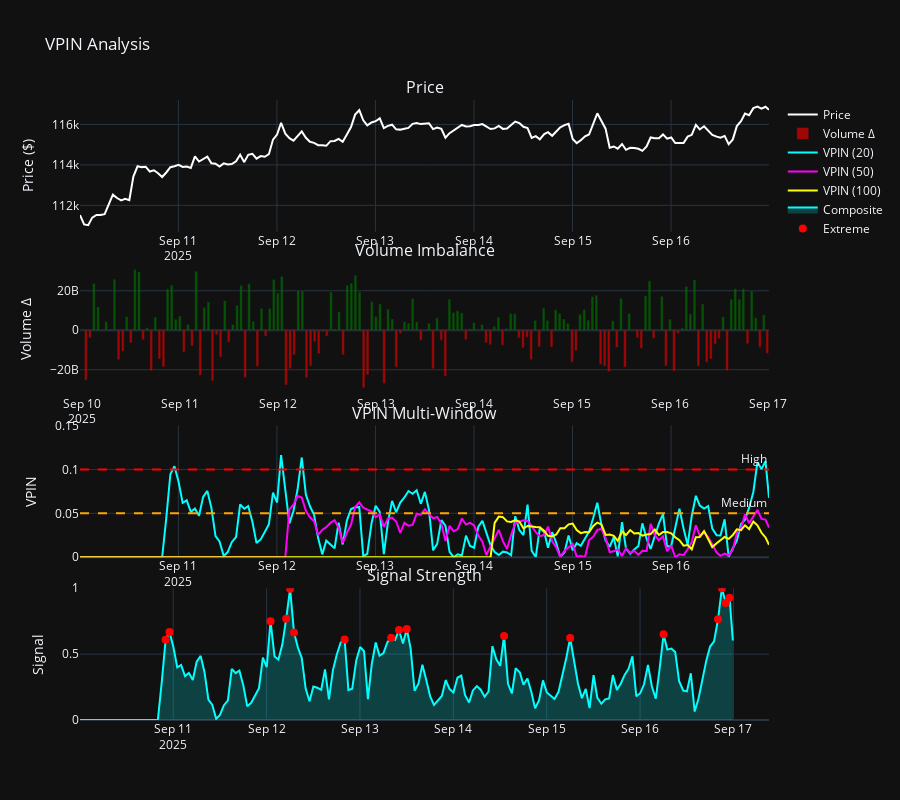

Notebook cell for this chart:
### Markdown cell above
## 2. VPIN Visualization

### Code cell
def plot_vpin_analysis(df):
    fig = make_subplots(
        rows=4, cols=1,
        row_heights=[0.25, 0.25, 0.25, 0.25],
        subplot_titles=['Price', 'Volume Imbalance', 'VPIN Multi-Window', 'Signal Strength'],
        vertical_spacing=0.05
    )
    
    # 1. Price
    fig.add_trace(go.Scatter(x=df['datetime'], y=df['price'], name='Price', line=dict(color='white')), row=1, col=1)
    
    # 2. Volume imbalance
    volume_imbalance = df['buy_volume'] - df['sell_volume']
    colors = ['green' if x > 0 else 'red' for x in volume_imbalance]
    fig.add_trace(go.Bar(x=df['datetime'], y=volume_imbalance, marker_color=colors, opacity=0.6, name='Volume Δ'), row=2, col=1)
    
    # 3. Multi-window VPIN
    colors_vpin = ['cyan', 'magenta', 'yellow']
    for i, w in enumerate([20, 50, 100]):
        fig.add_trace(go.Scatter(x=df['datetime'], y=df[f'vpin_{w}'], name=f'VPIN ({w})', 
                                line=dict(color=colors_vpin[i])), row=3, col=1)
    
    # Add thresholds
    fig.add_hline(y=0.1, line_dash="dash", line_color="red", annotation_text="High", row=3, col=1)
    fig.add_hline(y=0.05, line_dash="dash", line_color="orange", annotation_text="Medium", row=3, col=1)
    
    # 4. Composite signal
    signal = (df['vpin_20'] * 0.5 + df['vpin_50'] * 0.3 + df['vpin_100'] * 0.2)
    signal_norm = (signal - signal.min()) / (signal.max() - signal.min())
    
    fig.add_trace(go.Scatter(x=df['datetime'], y=signal_norm, fill='tozeroy', 
                            fillcolor='rgba(0,255,255,0.2)', line=dict(color='cyan'), 
                            name='Composite'), row=4, col=1)
    
    # Extreme events
    extremes = signal_norm > signal_norm.quantile(0.9)
    fig.add_trace(go.Scatter(x=df[extremes]['datetime'], y=signal_norm[extremes], 
                            mode='markers', marker=dict(color='red', size=8), 
                            name='Extreme'), row=4, col=1)
    
    fig.update_layout(height=800, title="VPIN Analysis", template="plotly_dark")
    fig.update_yaxes(title="Price ($)", row=1, col=1)
    fig.update_yaxes(title="Volume Δ", row=2, col=1)
    fig.update_yaxes(title="VPIN", row=3, col=1, range=[0, 0.15])
    fig.update_yaxes(title="Signal", row=4, col=1, range=[0, 1])
    
    return fig

fig = plot_vpin_analysis(df)
fig.show()

### Figure 1 — Plotly figure (JSON) as saved in the notebook; plotly's stock layout.template omitted (floating-point values rounded to 4 significant figures; data arrays with more than 128 entries replaced by an {"elided": "..."} marker saying what was removed)
{"data": [{"line": {"color": "white"}, "name": "Price", "type": "scatter", "x": {"elided": "168 str values"}, "xaxis": "x", "y": {"elided": "168 float values"}, "yaxis": "y"}, {"marker": {"color": {"elided": "168 str values"}}, "name": "Volume Δ", "opacity": 0.6, "type": "bar", "x": {"elided": "168 str values"}, "xaxis": "x2", "y": {"elided": "168 float values"}, "yaxis": "y2"}, {"line": {"color": "cyan"}, "name": "VPIN (20)", "type": "scatter", "x": {"elided": "168 str values"}, "xaxis": "x3", "y": {"elided": "168 float values"}, "yaxis": "y3"}, {"line": {"color": "magenta"}, "name": "VPIN (50)", "type": "scatter", "x": {"elided": "168 str values"}, "xaxis": "x3", "y": {"elided": "168 float values"}, "yaxis": "y3"}, {"line": {"color": "yellow"}, "name": "VPIN (100)", "type": "scatter", "x": {"elided": "168 str values"}, "xaxis": "x3", "y": {"elided": "168 float values"}, "yaxis": "y3"}, {"fill": "tozeroy", "fillcolor": "rgba(0,255,255,0.2)", "line": {"color": "cyan"}, "name": "Composite", "type": "scatter", "x": {"elided": "168 str values"}, "xaxis": "x4", "y": {"elided": "168 float values"}, "yaxis": "y4"}, {"marker": {"color": "red", "size": 8}, "mode": "markers", "name": "Extreme", "type": "scatter", "x": ["2025-09-10T22:02:37.931000", "2025-09-10T23:02:16.643000", "2025-09-12T01:00:47.600000", "2025-09-12T05:02:00.681000", "2025-09-12T06:02:47.846000", "2025-09-12T07:03:05.554000", "2025-09-12T20:03:27.777000", "2025-09-13T08:01:56.989000", "2025-09-13T10:02:14.685000", "2025-09-13T12:02:12.834000", "2025-09-14T13:02:44.371000", "2025-09-15T06:02:04.567000", "2025-09-16T06:02:33.105000", "2025-09-16T20:02:41.347000", "2025-09-16T21:02:05.078000", "2025-09-16T22:02:26.235000", "2025-09-16T23:00:15.778000"], "xaxis": "x4", "y": [0.6093, 0.6684, 0.7502, 0.7683, 0.9954, 0.6641, 0.6102, 0.6251, 0.6834, 0.691, 0.6381, 0.6226, 0.6509, 0.764, 1.0, 0.8874, 0.9288], "yaxis": "y4"}], "layout": {"annotations": [{"font": {"size": 16}, "showarrow": false, "text": "Price", "x": 0.5, "xanchor": "center", "xref": "paper", "y": 1, "yanchor": "bottom", "yref": "paper"}, {"font": {"size": 16}, "showarrow": false, "text": "Volume Imbalance", "x": 0.5, "xanchor": "center", "xref": "paper", "y": 0.7375, "yanchor": "bottom", "yref": "paper"}, {"font": {"size": 16}, "showarrow": false, "text": "VPIN Multi-Window", "x": 0.5, "xanchor": "center", "xref": "paper", "y": 0.475, "yanchor": "bottom", "yref": "paper"}, {"font": {"size": 16}, "showarrow": false, "text": "Signal Strength", "x": 0.5, "xanchor": "center", "xref": "paper", "y": 0.2125, "yanchor": "bottom", "yref": "paper"}, {"showarrow": false, "text": "High", "x": 1, "xanchor": "right", "xref": "x3 domain", "y": 0.1, "yanchor": "bottom", "yref": "y3"}, {"showarrow": false, "text": "Medium", "x": 1, "xanchor": "right", "xref": "x3 domain", "y": 0.05, "yanchor": "bottom", "yref": "y3"}], "height": 800, "shapes": [{"line": {"color": "red", "dash": "dash"}, "type": "line", "x0": 0, "x1": 1, "xref": "x3 domain", "y0": 0.1, "y1": 0.1, "yref": "y3"}, {"line": {"color": "orange", "dash": "dash"}, "type": "line", "x0": 0, "x1": 1, "xref": "x3 domain", "y0": 0.05, "y1": 0.05, "yref": "y3"}], "title": {"text": "VPIN Analysis"}, "xaxis": {"anchor": "y", "domain": [0, 1]}, "xaxis2": {"anchor": "y2", "domain": [0, 1]}, "xaxis3": {"anchor": "y3", "domain": [0, 1]}, "xaxis4": {"anchor": "y4", "domain": [0, 1]}, "yaxis": {"anchor": "x", "domain": [0.7875, 1], "title": {"text": "Price ($)"}}, "yaxis2": {"anchor": "x2", "domain": [0.525, 0.7375], "title": {"text": "Volume Δ"}}, "yaxis3": {"anchor": "x3", "domain": [0.2625, 0.475], "range": [0, 0.15], "title": {"text": "VPIN"}}, "yaxis4": {"anchor": "x4", "domain": [0, 0.2125], "range": [0, 1], "title": {"text": "Signal"}}}}
